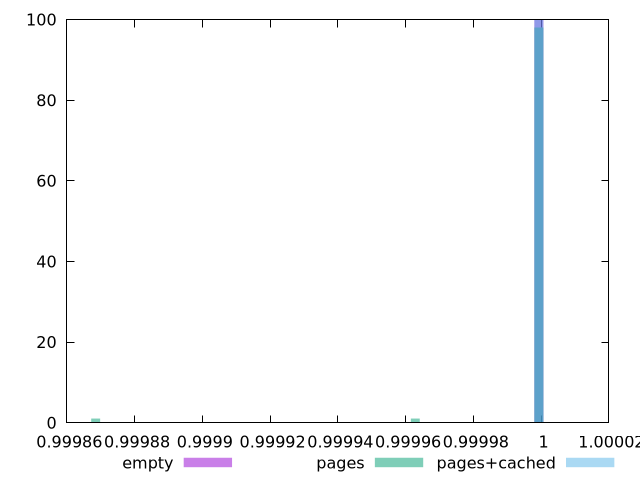

gnuplot code for this plot:
$_empty <<EOF
12.80000000000001 100
EOF
$_pages <<EOF
21.200000000000003 1
12.80000000000001 98
18.55999999999999 1
EOF
$_pagesCached <<EOF
12.80000000000001 100
EOF
set key outside below
set terminal pngcairo
set output "report_00006_2020-11-02T20-21-41.718Z/estimated-input-latency/estimated-input-latency_empty_pages_pages+cached+hist.png"
set boxwidth 0.16799999999999987
set style fill transparent solid 0.5 noborder
set yrange [0:100]
plot $_empty title "empty" with boxes ,$_pages title "pages" with boxes ,$_pagesCached title "pages+cached" with boxes ,
